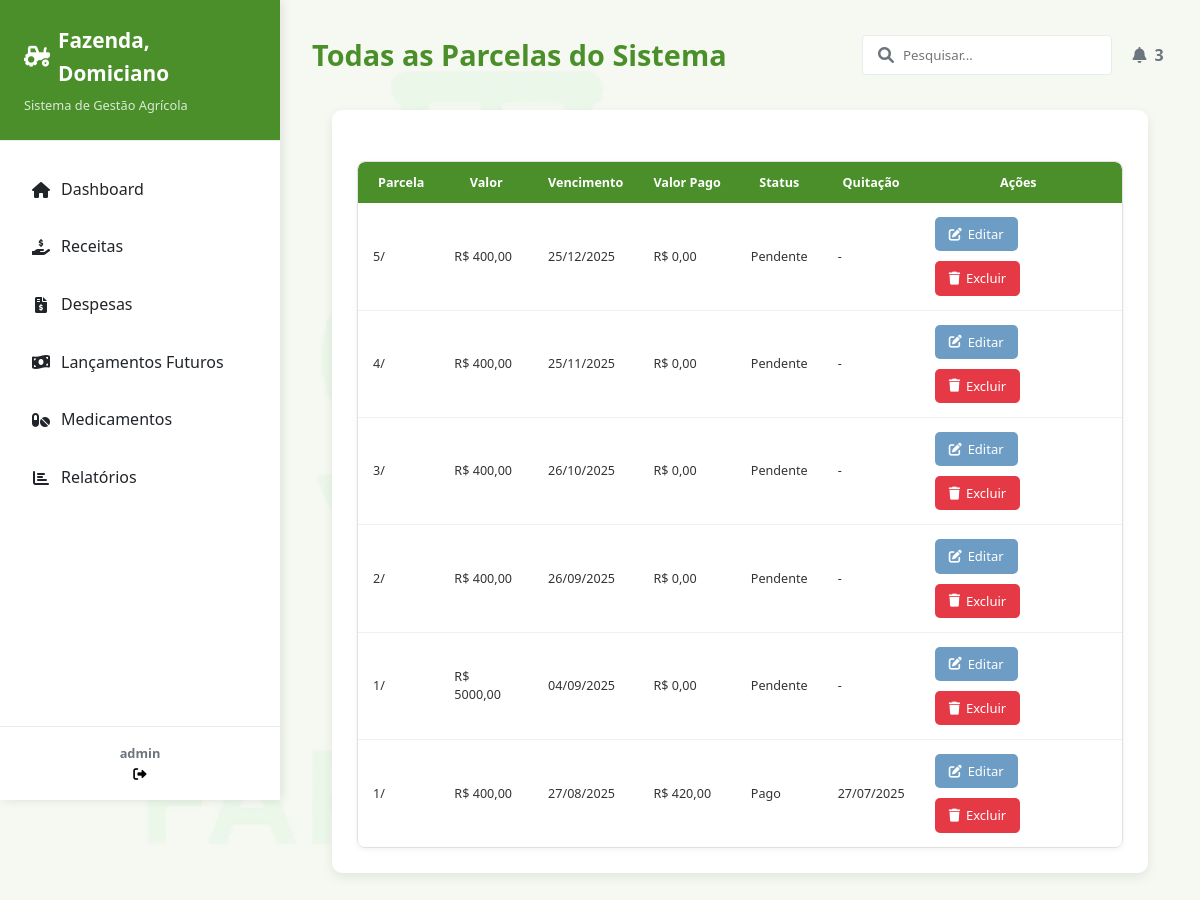
Page /pagina_movimentacao/listar/todas-parcelas/ (signed in) on the committed database.
### movimentacao/models.py (models this page shows, shortened)
class Parcela(models.Model):
    movimentacao = models.ForeignKey(
        Movimentacao, on_delete=models.CASCADE, verbose_name="Movimentação"
    )
    ordem_parcela = models.IntegerField(verbose_name="Ordem da Parcela")
    valor_parcela = models.DecimalField(
        max_digits=10, decimal_places=2, verbose_name="Valor da Parcela"
    )
    data_vencimento = models.DateField(verbose_name="Data de Vencimento")
    valor_pago = models.DecimalField(
        max_digits=10, decimal_places=2, default=0.00, verbose_name="Valor Pago"
    )
    status_pagamento = models.CharField(
        max_length=50,
        choices=[("Pendente", "Pendente"), ("Pago", "Pago")],
        default="Pendente",
        verbose_name="Status do Pagamento",
    )
    data_quitacao = models.DateField(
        blank=True, null=True, verbose_name="Data de Quitação"
    )

### movimentacao/views.py (the view)
# urls.py: path('listar/todas-parcelas/', ParcelasListView.as_view(), name='listar_parcelas'),
class ParcelasListView(LoginRequiredMixin, ListView):
    model = Parcela
    template_name = "parcela/lista_parcelas.html"
    context_object_name = "parcelas"
    login_url = reverse_lazy('login')  # Altere para o nome da sua URL de login
    def get_queryset(self):
        return Parcela.objects.all().order_by("-data_vencimento")
    def get_context_data(self, **kwargs):
        context = super().get_context_data(**kwargs)
        context["title"] = "Todas as Parcelas"
        context["titulo"] = "Todas as Parcelas do Sistema"
        context["registros"] = "Nenhuma parcela encontrada."
        context["btn_cadastrar"] = "Nova Parcela"
        return context

### movimentacao/templates/parcela/lista_parcelas.html (shortened to what this page needs)
{% extends 'modelo.html' %}
{% load static %}
{% block conteudo %}
  <main class="main-content">
    <header class="content-header">
      <h1>{{ titulo }}</h1>
      <div class="header-actions">
        <div class="search-box">
          <input type="text" placeholder="Pesquisar..." />
          <i class="fas fa-search"></i>
        </div>
        <button class="btn btn-notification">
          <i class="fas fa-bell"></i>
          <span class="badge">3</span>
        </button>
      </div>
    </header>
  {% endblock %}
  {% block graficos %}
    <div class="modelo-lista-container">
      <br />
      <div class="table-container">
        <table class="modelo-table">
          <thead>
            <tr>
              <th>Parcela</th>
              <th>Valor</th>
              <th>Vencimento</th>
              <th>Valor Pago</th>
              <th>Status</th>
              <th>Quitação</th>
              <th>Ações</th>
            </tr>
          </thead>
          <tbody>
            {% for parcela in object_list %}
              <tr>
                <td>{{ parcela.ordem_parcela }}/{{ movimentacao.parcelas }}</td>
                <td>R$ {{ parcela.valor_parcela }}</td>
                <td>{{ parcela.data_vencimento|date:"d/m/Y" }}</td>
                <td>R$ {{ parcela.valor_pago }}</td>
                <td>{{ parcela.status_pagamento }}</td>
                <td>{{ parcela.data_quitacao|date:"d/m/Y"|default:"-" }}</td>
                <td class="actions">
                  <a href="{% url 'editar_parcela' parcela.id %}" class="btn-edit">
                    <i class="fas fa-edit"></i> Editar
                  </a>
                  <a href="{% url 'excluir_parcela' parcela.id %}" class="btn-delete">
                    <i class="fas fa-trash"></i> Excluir
                  </a>
                </td>
              </tr>
            {% empty %}
              <tr>
                <td colspan="7">{{ registros }}</td>
              </tr>
            {% endfor %}
          </tbody>
        </table>
      </div>
    </div>
  {% endblock %}

### paginas/templates/modelo.html (shortened to what this page needs)
{% load static %}
<!DOCTYPE html>
<html lang="pt-br">
<head>
    <link rel="stylesheet" href="{% static 'css/styles.css' %}" />
    <link rel="stylesheet" href="{% static 'css/responsividade.css' %}" />
    {% block css_especifico %}
    <link rel="stylesheet" href="{% static 'css/admin_section.css' %}" />
    <link rel="stylesheet" href="{% static 'css/form_modelo.css' %}" />
    <link rel="stylesheet" href="{% static 'css/form_login.css' %}" />
    <link rel="stylesheet" href="{% static 'css/lista_modelo.css' %}" />
    {% endblock %}
    <link rel="stylesheet" href="https://cdnjs.cloudflare.com/ajax/libs/font-awesome/6.0.0/css/all.min.css" />
</head>
  <body>
    {% if request.user.is_authenticated %}
    {% block menu %}
    <aside class="sidebar">
      <div class="sidebar-header">
        <h2><i class="fas fa-tractor"></i> Fazenda, Domiciano</h2>
        <p>Sistema de Gestão Agrícola</p>
      </div>
      <nav class="sidebar-menu">
        <ul>
          <li class="menu-item">
            <a href="{% url 'pagina_index' %}">
              <i class="fas fa-home"></i>
              <span>Dashboard</span>
            </a>
          </li>
          <li class="menu-item">
            <a href="{% url 'listar_movimentacao_receita' %}">
              <i class="fas fa-hand-holding-usd"></i>
              <span>Receitas</span>
            </a>
          </li>
          <li class="menu-item">
            <a href="{% url 'listar_movimentacao_despesa' %}">
              <i class="fas fa-file-invoice-dollar"></i>
              <span>Despesas</span>
            </a>
          </li>
          <li class="menu-item">
            <a href="{% url 'listar_parcelas' %}">
              <i class="fas fa-money-bill-wave"></i>
              <span>Lançamentos Futuros</span>
            </a>
          </li>
          <li class="menu-item">
            <a href="{% url 'medicamento_estoque' %}">
              <i class="fas fa-pills"></i>
              <span>Medicamentos</span>
            </a>
          </li>
          <li class="menu-item">
            <a href="relatorios.html">
              <i class="fas fa-chart-bar"></i>
              <span>Relatórios</span>
            </a>
          </li>
        </ul>
      </nav>
      <div class="sidebar-footer">
        <div class="user-info">
          <div>
            <strong>{{ request.user }}</strong>
          </div>
        </div>
        <form method="post" action="{% url 'logout' %}" style="display: inline">
          <button
            type="submit"
            class="logout-btn"
            style="background: none; border: none; padding: 0; cursor: pointer"
          >
            <i class="fas fa-sign-out-alt"></i>
          </button>
        </form>
      </div>
    </aside>
    {% endblock %}
    {% block conteudo %}{% endblock %}
      {% block graficos %}{% endblock %}
    {% endif %}
  </body>
</html>

### static/css/styles.css (style rules this page uses)
:root { --primary: #4a8f29; --primary-dark: #3a7320; --secondary: #6d9dc5; --danger: #e63946; --warning: #ffbe0b; --success: #2a9d8f; --light: #f8f9fa; --dark: #212529; --gray: #6c757d; --light-gray: #e9ecef; --brown: #8b5a2b; --sidebar-width: 280px; --transition-speed: 0.3s; }
* { margin: 0; padding: 0; box-sizing: border-box; font-family: "Segoe UI", Tahoma, Geneva, Verdana, sans-serif; }
body { background-color: #f5f5f5; color: var(--dark); line-height: 1.6; }
a { text-decoration: none; color: inherit; }
.sidebar { width: var(--sidebar-width); background-color: white; box-shadow: 2px 0 10px rgba(0, 0, 0, 0.1); display: flex; flex-direction: column; position: fixed; height: 100vh; z-index: 999; overflow-y: auto; transition: transform var(--transition-speed) ease; }
.sidebar-header { padding: 1.5rem; border-bottom: 1px solid var(--light-gray); background-color: var(--primary); color: white; }
.sidebar-header h2 { font-size: 1.3rem; display: flex; align-items: center; gap: 0.5rem; }
.sidebar-header p { font-size: 0.8rem; margin-top: 0.3rem; opacity: 0.8; }
.sidebar-menu { padding: 1rem 0; flex-grow: 1; }
.menu-item { margin: 0.5rem 1rem; border-radius: 6px; overflow: hidden; transition: background-color var(--transition-speed); }
.menu-item a { display: flex; align-items: center; padding: 12px 15px; color: var(--dark); transition: all var(--transition-speed); position: relative; }
.menu-item i { margin-right: 10px; width: 20px; text-align: center; }
.sidebar-footer { padding: 1rem; border-top: 1px solid var(--light-gray); text-align: center; font-size: 0.8rem; color: var(--gray); }
.main-content { flex: 1; margin-left: var(--sidebar-width); padding: 2rem; transition: margin-left var(--transition-speed); }
.content-header { display: flex; justify-content: space-between; align-items: center; margin-bottom: 2rem; flex-wrap: wrap; gap: 1rem; }
.content-header h1 { color: var(--primary); font-size: 1.8rem; }
.header-actions { display: flex; align-items: center; gap: 1rem; }
.search-box { position: relative; }
.search-box input { padding: 0.6rem 1rem 0.6rem 2.5rem; border: 1px solid var(--light-gray); border-radius: 4px; width: 250px; transition: all var(--transition-speed); }
.search-box i { position: absolute; left: 1rem; top: 50%; transform: translateY(-50%); color: var(--gray); }
.btn-notification { background: none; border: none; font-size: 1.2rem; color: var(--gray); position: relative; cursor: pointer; width: 40px; height: 40px; border-radius: 50%; display: flex; align-items: center; justify-content: center; transition: background-color var(--transition-speed); }
.btn { padding: 0.6rem 1.2rem; border-radius: 4px; font-weight: 600; cursor: pointer; transition: all var(--transition-speed); border: none; font-size: 0.9rem; display: inline-flex; align-items: center; justify-content: center; gap: 0.5rem; }

### static/css/form_modelo.css (style rules this page uses)
:root { --primary: #4a8f29; --primary-dark: #3a7320; --secondary: #6d9dc5; --danger: #e63946; --warning: #ffbe0b; --success: #2a9d8f; --light: #f8f9fa; --dark: #212529; --gray: #6c757d; --light-gray: #e9ecef; --brown: #8b5a2b; }
.btn { padding: 0.6rem 1.2rem; border-radius: 4px; font-weight: 600; cursor: pointer; transition: all 0.3s; border: none; font-size: 1rem; }

### static/css/form_login.css (style rules this page uses)
:root { --primary: #4a8f29; --primary-dark: #3a7320; --secondary: #6d9dc5; --danger: #e63946; --warning: #ffbe0b; --success: #2a9d8f; --light: #f8f9fa; --dark: #212529; --gray: #6c757d; --light-gray: #e9ecef; --brown: #8b5a2b; }
* { margin: 0; padding: 0; box-sizing: border-box; }
body { font-family: "Roboto", sans-serif; line-height: 1.6; color: #333; background-color: #f5f9f2; background-image: url("../img/logo.png"); background-size: cover; background-position: center; background-blend-mode: overlay; }

### rows in the picture
Parcela: ordem_parcela "5", valor_parcela "400,00", data_vencimento "25/12/2025", valor_pago "0,00", status_pagamento "Pendente", data_quitacao "-"
Parcela: ordem_parcela "4", valor_parcela "400,00", data_vencimento "25/11/2025", valor_pago "0,00", status_pagamento "Pendente", data_quitacao "-"
Parcela: ordem_parcela "3", valor_parcela "400,00", data_vencimento "26/10/2025", valor_pago "0,00", status_pagamento "Pendente", data_quitacao "-"
Parcela: ordem_parcela "2", valor_parcela "400,00", data_vencimento "26/09/2025", valor_pago "0,00", status_pagamento "Pendente", data_quitacao "-"
Parcela: ordem_parcela "1", valor_parcela "5000,00", data_vencimento "04/09/2025", valor_pago "0,00", status_pagamento "Pendente", data_quitacao "-"
Parcela: ordem_parcela "1", valor_parcela "400,00", data_vencimento "27/08/2025", valor_pago "420,00", status_pagamento "Pago", data_quitacao "27/07/2025"

### other values in the picture
{{ request.user }} "admin"
{{ titulo }} "Todas as Parcelas do Sistema"
